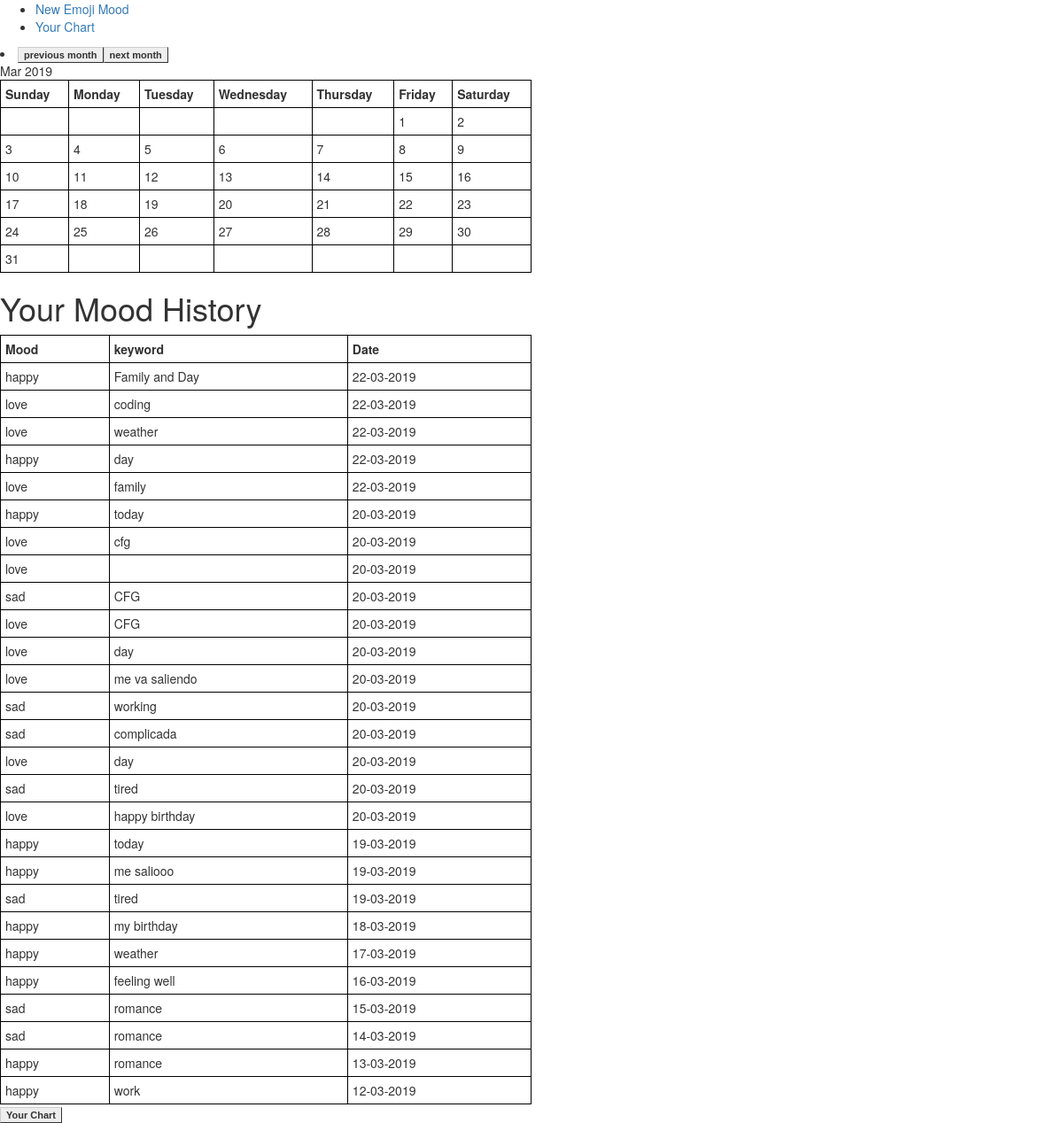
Before: /history/ with the older database file.
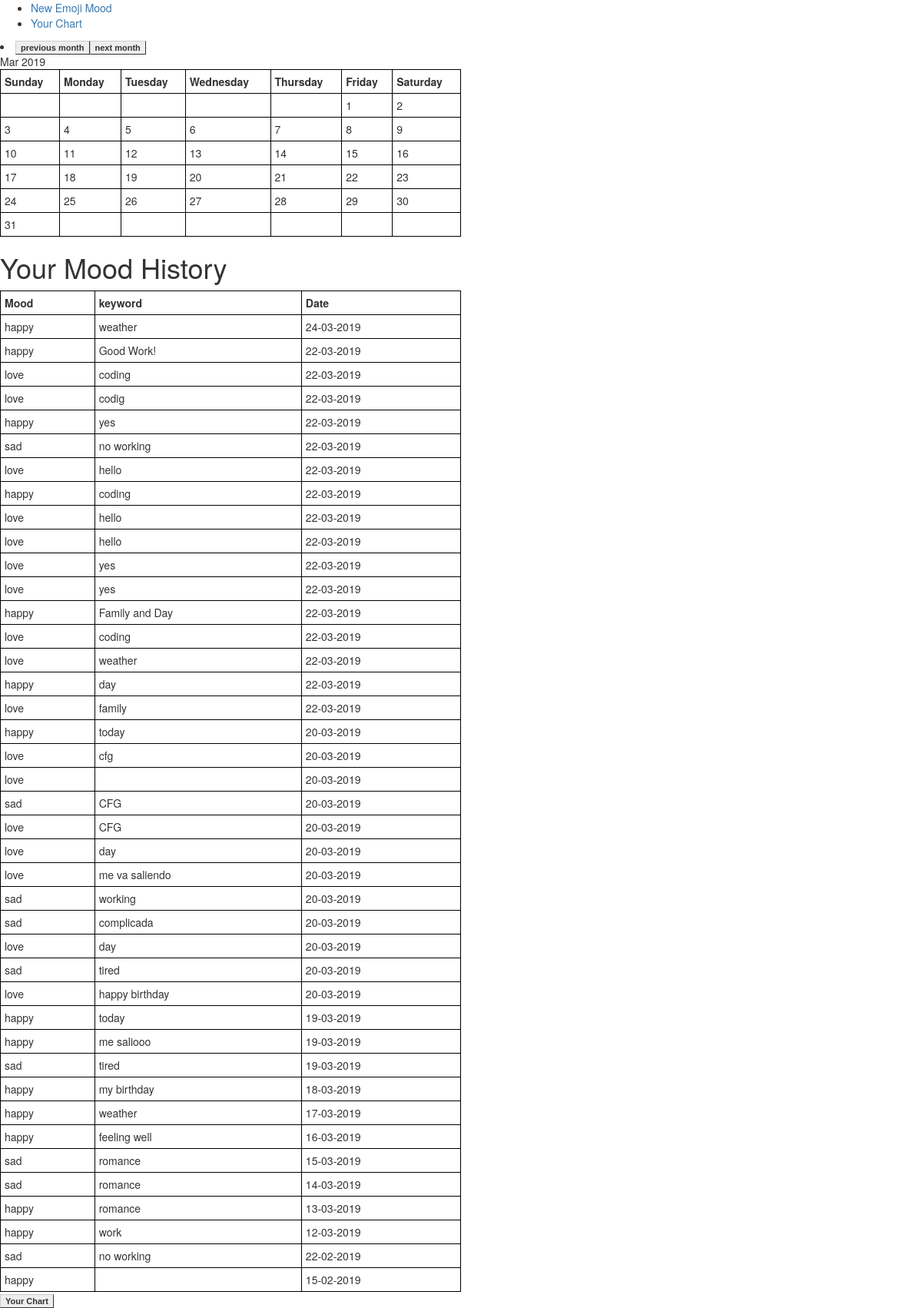
After: the same page with the newer database file.
### tables this page shows
CREATE TABLE post (
    id INTEGER PRIMARY KEY AUTOINCREMENT , 
    created TIMESTAMP NOT NULL DEFAULT CURRENT_TIMESTAMP,
    mood TEXT NOT NULL,
    body TEXT NOT NULL
);

### final_project_example/__init__.py (the view)
    @app.route("/history/", defaults={'month':None, 'year':None},  methods=["GET", "POST"])
    @app.route("/history/<month>/<year>", methods=["GET", "POST"])
    def history(month, year):
        if month is None:
            month = datetime.date.today().month
        else:
            month=int(month)
        if year is None:
            year = datetime.date.today().year
        else:
            year=int(year)
        db = get_db()
        posts = db.execute(
            'SELECT id, mood, body, created'
            ' FROM post'
            ' ORDER BY created DESC'
        ).fetchall()
        cal = calendar.Calendar(6)
        today = datetime.date.today().day
        calmonth = cal.monthdatescalendar(year,month)
        previous_month, previous_year= previous_date(month, year)
        next_month, next_year= next_date(month, year)
        return render_template(
            "history.html",
            posts=posts,
            mood_colour=mood_colour,
            calmonth = calmonth,
            month = month,
            today = today,
            year = year,
            find_mood_for_date = find_mood_for_date,
            mood_emoji = mood_emoji,
            mood_colour_cal=mood_colour_cal,
            previous_month=previous_month,
            previous_year=previous_year,
            next_month=next_month,
            next_year=next_year,
            month_converter=month_converter,
            )

### final_project_example/db.py (called while the page is built)
def get_db():
    if 'db' not in g:
        g.db = sqlite3.connect(
            current_app.config['DATABASE'],
            detect_types=sqlite3.PARSE_DECLTYPES
        )
        g.db.row_factory = sqlite3.Row
    return g.db

### final_project_example/templates/history.html (shortened to what this page needs)
<!DOCTYPE html>
<html>
<head>
<link rel="stylesheet" href="{{ url_for('static', filename='style.css')}}">
<link rel="stylesheet" href="{{ url_for('static', filename='bootstrap.min.css')}}">
</head>
<body>
<nav>
    <ul>
            <li><a href= "{{ url_for('new') }}">New Emoji Mood</a></li>
            <li><a href= "{{ url_for('graph') }}">Your Chart</a></li>
    </ul>
</nav>
<table class="post">
    <li><a href= "{{ url_for('history', month=previous_month, year=previous_year) }}" class="button">previous month</a><a href= "{{ url_for('history', month=next_month, year=next_year) }}" class="button">next month</a></li>
    <tr>
        <th>Sunday</th>
        <th>Monday</th>
        <th>Tuesday</th>
        <th>Wednesday</th>
        <th>Thursday</th>
        <th>Friday</th>
        <th>Saturday</th>
    </tr>
    {% for calweek in calmonth %}
    <tr>
        {% for calday in calweek %}
        {% if calday.month == month %}
              <td style="background-color: {{ mood_colour_cal(calday, posts) }}"> {{ (calday.day) }}  {{ mood_emoji(find_mood_for_date(calday, posts)) }}</td>
        {% else %}
            <td>&nbsp;</td>
        {% endif %}
        {% endfor %}
    </tr>
    {% endfor %}
</table>
<section class="content">
    <header>
        <h1>Your Mood History</h1>
    </header>
    <table class="post">
        <tr >
            <th>Mood</th>
            <th>keyword</th>
            <th>Date</th>
        </tr>
        {% for post in posts %}
        <tr style="background-color: {{ mood_colour(post['mood']) }} ">
            <td>{{ post['mood'] }}</td>
            <td >{{ post['body'] }} </td>
            <td> {{ post['created'].strftime('%d-%m-%Y')  }}</td>
        </tr>
         {% endfor %}
    </table>
    <a href= "{{ url_for('graph') }}" class="button" > Your Chart</a>
</section>
</body>
</html>

### final_project_example/static/style.css (style rules this page uses)
h1 { font-weight: normal; font-size: 50px; }

### final_project_example/templates/history.html (style rules this page uses)
table { width: 50%; }
table, th, td { border: 1px solid black; border-collapse: collapse; }
th, td { padding: 5px; }
th { text-align: left; }
.button { font: bold 11px Arial; text-decoration: none; background-color: #EEEEEE; color: #333333; padding: 2px 6px 2px 6px; border-top: 1px solid #CCCCCC; border-right: 1px solid #333333; border-bottom: 1px solid #333333; border-left: 1px solid #CCCCCC; }

Changed rows visible on the page:
added post: mood "happy", body "weather", created "24-03-2019"
added post: mood "happy", body "Good Work!", created "22-03-2019"
added post: mood "love", body "coding", created "22-03-2019"
added post: mood "love", body "codig", created "22-03-2019"
added post: mood "happy", body "yes", created "22-03-2019"
added post: mood "sad", body "no working", created "22-03-2019"
added post: mood "love", body "hello", created "22-03-2019"
added post: mood "happy", body "coding", created "22-03-2019"
added post: mood "love", body "hello", created "22-03-2019"
added post: mood "love", body "hello", created "22-03-2019"
added post: mood "love", body "yes", created "22-03-2019"
added post: mood "love", body "yes", created "22-03-2019"
added post: mood "sad", body "no working", created "22-02-2019"
added post: mood "happy", created "15-02-2019"
